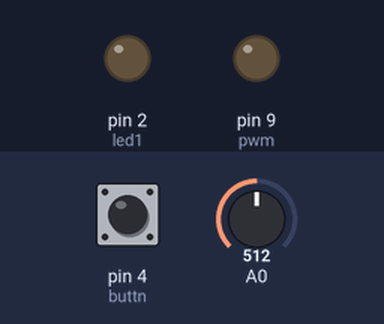
The sketch below on a simulated Arduino Uno, built with avr-gcc and run on an emulated ATmega328P. On the bench: output pins drawn as LEDs (lit = HIGH). Dashed ring = blinking. The test bench sets the inputs (shaded band); at power-on: pin 4 (buttn) HIGH, A0 = 512. What the sketch prints to the serial monitor is not drawn.

Above: at 3.0 s.
3.1 s: pin 4 (buttn) pulled LOW for 0.25 s
At 3.35 s:
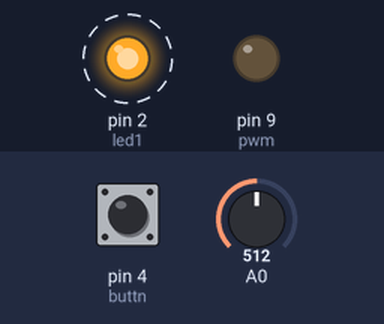
6.2 s: pin 4 (buttn) pulled LOW for 3.2 s
At 10.4 s:
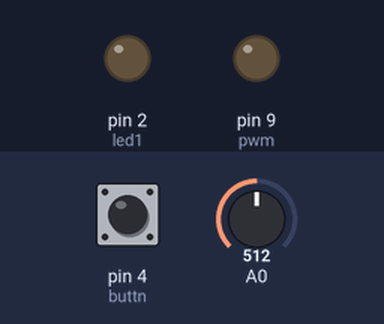
Timing chart, 0 to 11.9 s (numbered marks = the images above; inputs shaded):
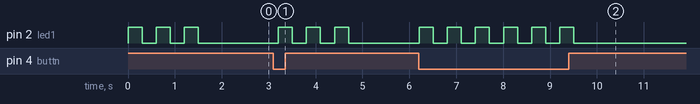

The sketch:

VAPE.ino
```cpp
int pwm=9;
int buttn=4;
int led1=2;
boolean lowV=false;

// int led2 =5, led3=6, led4=7, led5=8;

int bu;
//int k=155;

void setup() {
  pinMode(pwm, OUTPUT);
  pinMode(buttn, INPUT_PULLUP);
  pinMode(led1, OUTPUT);
  Serial.begin(9600);
  /*
  pinMode(led2, OUTPUT);
  pinMode(led3, OUTPUT);
  pinMode(led4, OUTPUT);
  pinMode(led5, OUTPUT); */

  //enabelig circuit, flashes led
  flash();

}


void loop() {
  bu=digitalRead(buttn);
  int sensorValue = analogRead(A0);
  float voltage = sensorValue*(5.0/1023.0);
  Serial.println(voltage);

  if(bu==LOW){
    if(voltage<=3.0){
      flash();
    }else{
    //svak dimming av vape
    /*
    if(k<=150){
    }else{
      k=k-1;
    } */
    analogWrite(pwm, 100);
    digitalWrite(led1, HIGH);

    }
  }else{
    //k=255;
    analogWrite(pwm, 0);
    delay(200);
    digitalWrite(led1, LOW);
  }


}

void flash(){
  digitalWrite(led1, HIGH);
  delay(300);
  digitalWrite(led1, LOW);
  delay(300);
  digitalWrite(led1, HIGH);
  delay(300);
  digitalWrite(led1, LOW);
  delay(300);
  digitalWrite(led1, HIGH);
  delay(300);
  digitalWrite(led1, LOW);
  delay(300);
}
```

Measured:
- after the input at 3.1 s, pin 2 (led1): alternates HIGH for 0.30 s and LOW for 0.30 s, 6 changes in all, then stays LOW, starting after 0.10 s
- after the input at 6.2 s, pin 2 (led1): alternates HIGH for 0.30 s and LOW for 0.30 s, 12 changes in all, then stays LOW, starting at once
